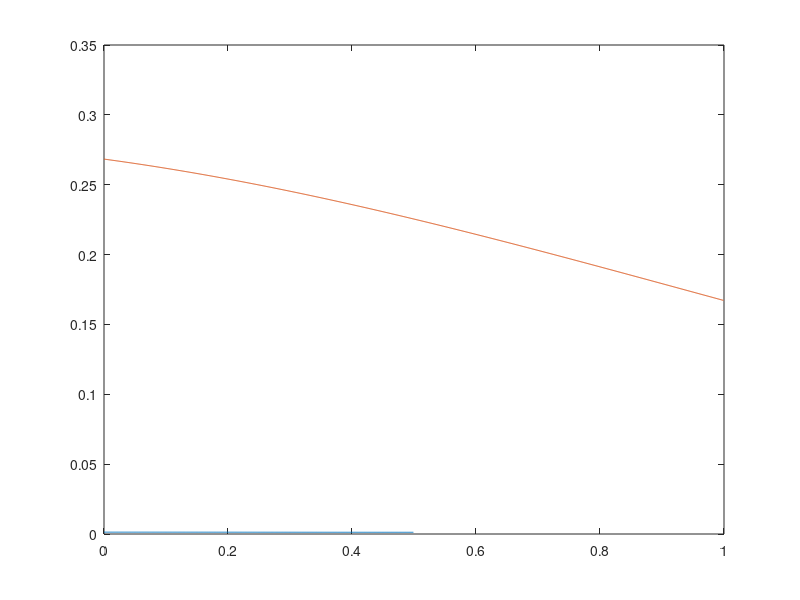

Reproduce this figure in MATLAB.
% ===================================
% HOMEWORK 3B IN COMP.PHYS. - TASK 1
% ===================================
% By Victor Nilsson, Simon Nilsson

clear all, clc, close all

% ------ SIMULATION PARAMETERS ---------
hbar        = 1;
d           = 0.5;
m           = 1;
p_0         = sqrt(0.1*2*m);
x_0         = 0;
dx          = 1;
n_points    = 1e3;


% ----------- VARIABLES ------------
x = dx*(0:n_points-1);
p = 1/(n_points*dx)*(0:n_points-1);
% Functions handles
Gaussian_Wave_Packet = @(x)1/(pi*d^2)^(1/4)*exp(-(x-x_0).^2/(2*d^2)).*exp(1i*p_0*(x-x_0)/hbar);
Gaussian_Fourier_Packet = @(p)(exp(1i*p*x_0 - (d^2*(p_0 + p*hbar).^2)./(2*hbar^2))./((d^(-2))^(1/4)*pi^(1/4)));
% ----

gauss = Gaussian_Wave_Packet(x);
fourier = abs(Gaussian_Fourier_Packet(p)).^2;
prob = abs(gauss).^2;
momentum = abs(fft(prob)).^2;
momentum = momentum(1:floor(length(x)/2))*1/length(x);


figure(1); clf;
%plot(prob)
plot(p(1:floor(length(x)/2)), momentum)
hold on
plot(p, fourier)
hold off
